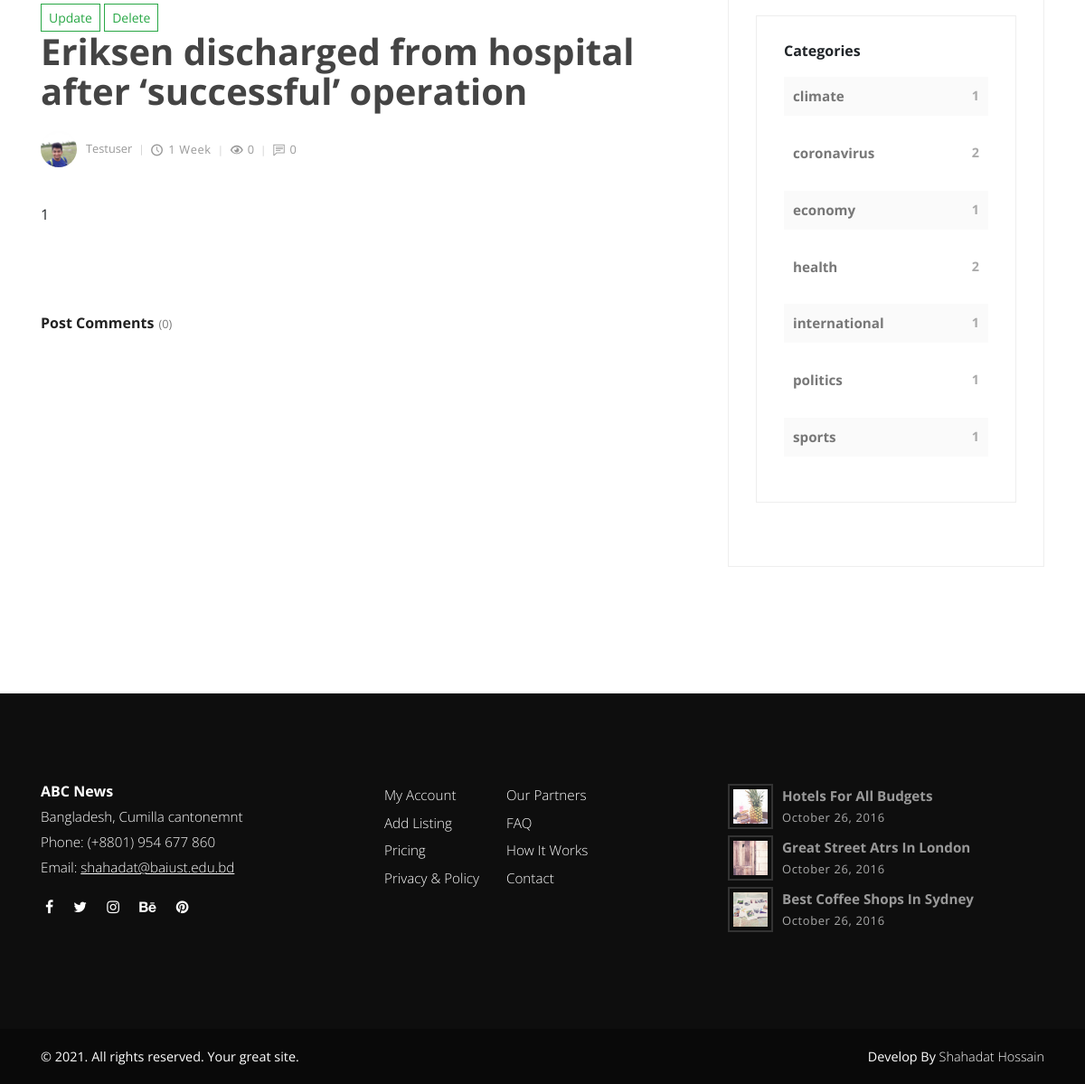
Before: /post/2/ (lower part) with the older database file.
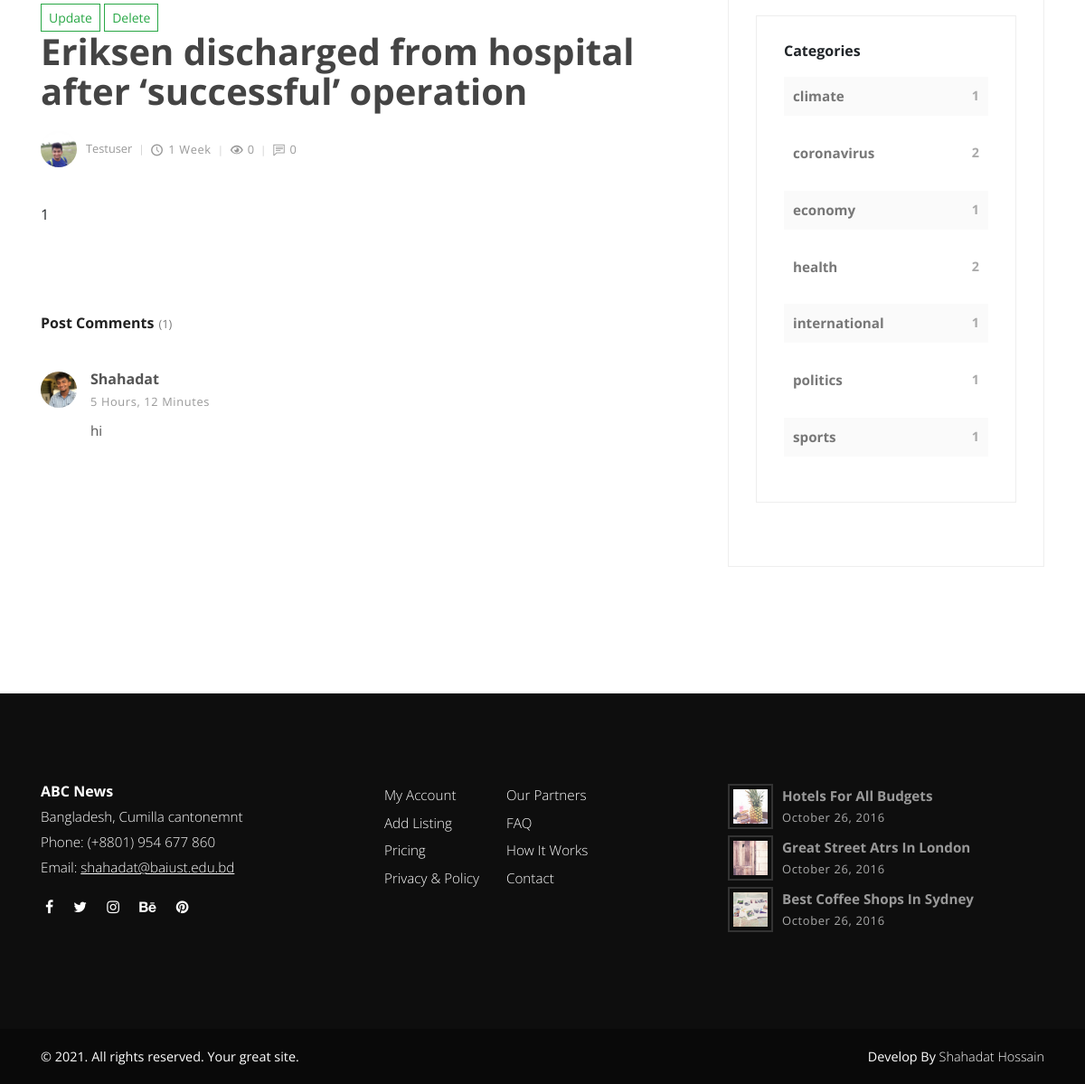
After: the same page with the newer database file.
### blog/models/post.py (models this page shows, shortened)
class Post(models.Model):
    title = models.CharField(max_length=120)
    author = models.ForeignKey(Author, on_delete=models.CASCADE)
    categories = models.ManyToManyField(Category)
    overview = models.TextField(default='not available')
    thumbnail = models.ImageField(upload_to='post', default='no_image.jpeg')
    content = RichTextUploadingField(default='no content available')
    view_count = models.IntegerField(default=0)
    comment_count = models.IntegerField(default=0)
    timestamp = models.DateTimeField(auto_now_add=True)
    featured = models.BooleanField(default=True)
    previous_post = models.ForeignKey('self', on_delete=models.SET_NULL,
                                      related_name='previous',
                                      blank=True, null=True)
    next_post = models.ForeignKey('self', on_delete=models.SET_NULL,
                                  related_name='next',
                                  blank=True, null=True)
    def admin_photo(self):
        return mark_safe('<img src="{}" width="100" />'.format(self.thumbnail.url))
    admin_photo.short_description = 'Image'
    admin_photo.allow_tags = True
    def get_absolute_url(self):
        return reverse('post-view', kwargs={
            'id': self.id,
        })
    @property
    def get_comments(self):
        return self.comments.all().order_by('-timestamp')

class Comment(models.Model):
    user = models.ForeignKey(User, on_delete=models.CASCADE)
    timestamp = models.DateTimeField(auto_now_add=True)
    content = models.TextField()
    post = models.ForeignKey(Post, related_name='comments', on_delete=models.CASCADE)

### blog/models/author.py (models this page shows, shortened)
class Author(models.Model):
    author = models.OneToOneField(User, on_delete=models.CASCADE)
    image = models.ImageField(upload_to='post', default='no_pic.jpg', blank=True)
    bio = models.TextField(max_length=500, blank=True)
    location = models.CharField(max_length=30, blank=True)
    birth_date = models.DateField(null=True, blank=True)
    def __str__(self):
        return str(self.author)
    def admin_photo(self):
        return mark_safe('<img src="{}" width="100" />'.format(self.image.url))
    admin_photo.short_description = 'Image'
    admin_photo.allow_tags = True

### blog/views/post_view.py (the view)
# urls.py: path('post/<id>/', postView, name='post-view'),
def postView(request, id):
    category_count = get_category_count()
    latest_post = Post.objects.order_by('-timestamp')[0:3]
    post = get_object_or_404(Post, id=id)
    form = CommentForm(request.POST or None)
    if request.method == "POST":
        if form.is_valid():
            form.instance.user = request.user
            form.instance.post = post
            form.save()
            return redirect(post, id=id)
    context = {
        'post': post,
        'category_count': category_count,
        'latest_post': latest_post,
        'form': form,
    }
    return render(request, 'post.html', context)

### blog/views/category_count_view.py (called while the page is built)
def get_category_count():
    queryset = Post \
        .objects \
        .values('categories__name') \
        .annotate(Count('categories__name'))
    return queryset

### templates/post.html (shortened to what the changed rows need)
{% extends 'base.html' %}
{% load static %}
{% block content %}
<div class="container">
    <div class="row">
        <main class="post blog-post col-lg-8">
            <div class="container">
                <div class="post-single">
                    <div class="post-details">
                        <a class="btn btn-outline-success btn-sm" href="{% url 'post-update' id=post.id%}"
                           type="submit">Update</a>
                        <a class="btn btn-outline-success btn-sm" href="{% url 'post-delete' id=post.id%}"
                           type="submit">Delete</a>
                        <h1>{{ post.title }}<a href="#"></a></h1>
                        <div class="post-footer d-flex align-items-center flex-column flex-sm-row">
                            <a href="#" class="author d-flex align-items-center flex-wrap">
                                <div class="avatar"><img src="{{ post.author.image.url }}" alt="..." class="img-fluid">
                                </div>
                                <div class="title"><span>{{ post.author }}</span></div>
                            </a>
                            <div class="d-flex align-items-center flex-wrap">
                                <div class="date"><i class="icon-clock"></i>{{ post.timestamp| timesince }}</div>
                                <div class="views"><i class="icon-eye"></i>{{ post.view_count }}</div>
                                <div class="comments meta-last"><i class="icon-comment"></i>{{ post.comment_count }}
                                </div>
                            </div>
                        </div>
                        <div class="post-body">
                            {{ post.content| safe }}
                        </div>
                        <div class="post-comments">
                            <header>
                                <h3 class="h6">Post Comments<span
                                        class="no-of-comments">({{ post.comments.count }})</span></h3>
                            </header>
                            {% for comment in post.get_comments %}
                            <div class="comment">
                                <div class="comment-header d-flex justify-content-between">
                                    <div class="user d-flex align-items-center">
                                        <div class="image">
                                            {% if comment.user.author %}
                                            <img src="{{ comment.user.author.image.url }}" alt="..."
                                                 class="img-fluid rounded-circle">
                                            {% else %}
                                            <img src="{% static 'img/user.svg' %}" alt="..."
                                                 class="img-fluid rounded-circle">
                                            {% endif %}
                                        </div>
                                        <div class="title"><strong>{{ comment.user }}</strong><span
                                                class="date">{{ comment.timestamp| timesince }}</span></div>
                                    </div>
                                </div>
                                <div class="comment-body">
                                    <p>{{ comment.content }}</p>
                                </div>
                            </div>
                            {% endfor %}
                        </div>
                </div>
            </div>
        </main>
        <aside class="col-lg-4">
            <div class="widget latest-posts">
                {% for article in latest_post %}
                <div class="blog-posts">
                    <a href="{{ article.get_absolute_url }}">
                        {% endfor %}
                    </a>
                </div>
            </div>
            <div class="widget categories">
                {% for cat in category_count %}
                <div class="item d-flex justify-content-between">
                    <a href="#">{{ cat.categories__name }}</a>
                    <span>{{ cat.categories__name__count }}</span></div>
                {% endfor %}
            </div>
        </aside>
    </div>
</div>
{% endblock content %}

Changed rows visible on the page:
computed for Post "Eriksen discharged from hospital after ‘successful’ operation": comments.count "0" → "1"
added Comment: user.author.image (picture), user "Shahadat", timestamp "5 Hours, 12 Minutes", content "hi"
